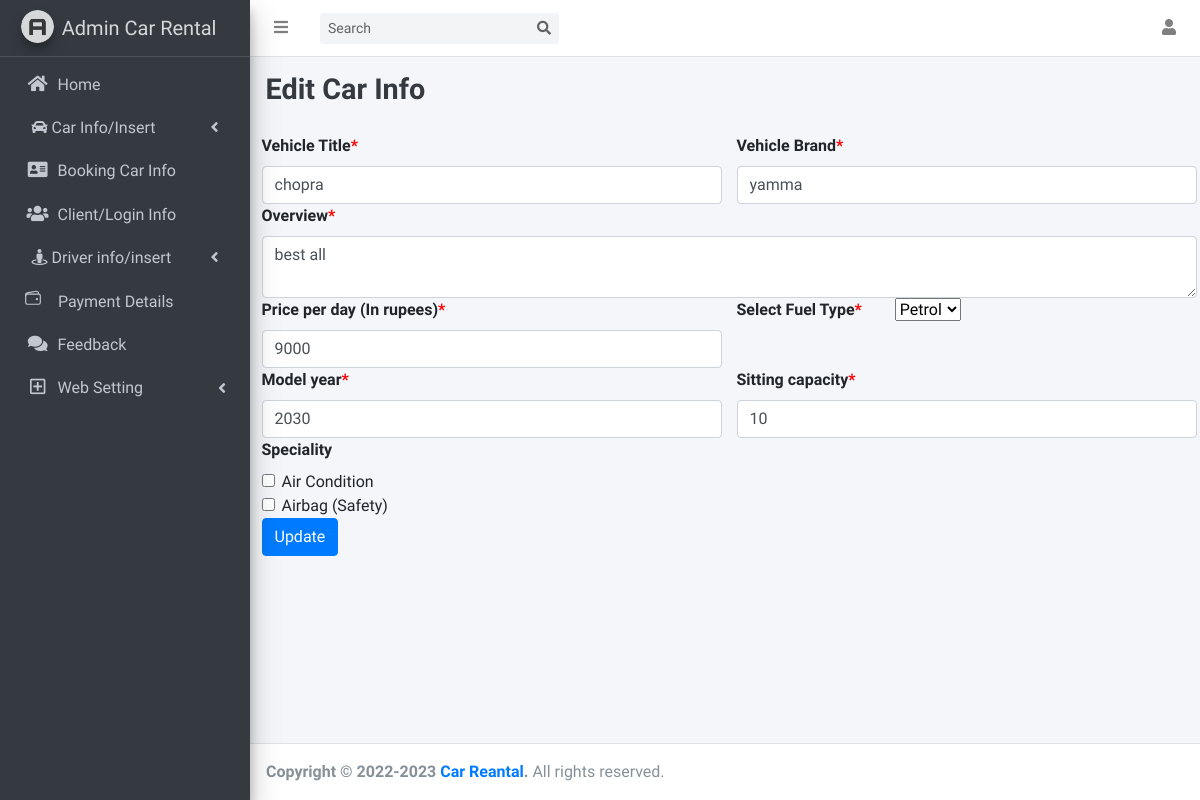
The app's page /edit_car.php?id=37 (signed in) with its own data.
### tables this page shows
CREATE TABLE `car` (
  `vid` int(11) NOT NULL,
  `vtitle` varchar(100) DEFAULT NULL,
  `vbrand` varchar(100) DEFAULT NULL,
  `voverview` longtext DEFAULT NULL,
  `pdprice` int(10) DEFAULT NULL,
  `ftype` varchar(100) DEFAULT NULL,
  `myear` int(6) DEFAULT NULL,
  `scapacity` int(11) DEFAULT NULL,
  `vimg1` mediumblob DEFAULT NULL,
  `vimg2` mediumblob DEFAULT NULL,
  `vimg3` mediumblob DEFAULT NULL,
  `vimg4` mediumblob DEFAULT NULL,
  `ac` int(11) DEFAULT NULL,
  `airbag` int(11) DEFAULT NULL,
  `regdate` timestamp NOT NULL DEFAULT current_timestamp()
);

### edit_car.php (the view, shortened to what this page needs)
<?php
include "config.php";
?>
<!DOCTYPE html>
<html lang="en">
<head>
    <?php
    include "head.php";
    ?>
</head>
<body class="hold-transition sidebar-mini layout-fixed">
    <div class="wrapper">
        <?php
        include "leftmeun.php";
        ?>
        <div class="content-wrapper">
            <div class="content-header">
                <div class="container-fluid">
                    <div class="row mb-2">
                        <div class="col-sm-6">
                            <h1 class="m-0 text-dark"><b> Edit Car Info</b></h1>
                        </div>
                        <div class="col-sm-6">
                        </div>
                    </div>
                </div>
            </div>
            <?php
            $v_id = $_GET['id'];
            $sql_1 = "SELECT * FROM car WHERE vid = '{$v_id}'";
            $result_1 = mysqli_query($conn, $sql_1) or die("Query Unsuccessful.");
            $row = mysqli_fetch_assoc($result_1);
            ?>
            <div class="container m-1">
                <form class="row g-3" method="post" action="<?php $_SERVER['PHP_SELF']; ?>" enctype="multipart/form-data">
                    <div class="col-md-6">
                        <label for="inputEmail4" class="form-label">Vehicle Title<span style="color:red">*</span></label>
                        <input type="text" class="form-control" name="vtitle" value="<?php echo $row['vtitle']; ?>">
                    </div>
                    <div class=" col-md-6">
                        <label for="inputPassword4" class="form-label">Vehicle Brand<span style="color:red">*</span></label>
                        <input type="text" class="form-control" name="vbrand" value="<?php echo $row['vbrand']; ?>">
                    </div>
                    <div class=" col-12">
                        <label for="inputAddress" class="form-label">Overview<span style="color:red">*</span></label>
                        <textarea class="form-control" name="voverview" rows="2"><?php echo $row['voverview']; ?></textarea>
                    </div>
                    <div class=" col-md-6">
                        <label for="inputCity" class="form-label">Price per day (In rupees)<span style="color:red">*</span></label>
                        <input type="text" class="form-control" name="pdprice" placeholder="₹" value="<?php echo $row['pdprice']; ?>">
                    </div>
                    <label class="col-sm-2 control-label">Select Fuel Type<span style="color:red">*</span></label>
                    <div class="col-sm-1">
                        <select class="selectpicker" name="fueltype">
                            <option value="Petrol">Petrol</option>
                        </select>
                    </div>
                    <div class="col-md-6">
                        <label for="year" class="form-label">Model year<span style="color:red">*</span></label>
                        <input type="text" class="form-control" name="myear" value="<?php echo $row['myear']; ?>">
                    </div>
                    <div class="col-md-6">
                        <label for="capacity" class="form-label">Sitting capacity<span style="color:red">*</span></label>
                        <input type="text" class="form-control" name="scapacity" value="<?php echo $row['scapacity']; ?>">
                    </div>
                    <div class="col-12">
                        <label class="form-label" for="gridCheck">Speciality</label>
                        <div class="form-check">
                                <input class="form-check-input" name="ac" type="checkbox" id="gridCheck" value="1">
                            <label class="form-check-label" for="gridCheck">
                                Air Condition
                            </label>
                        </div>
                        <div class="form-check">
                                <input class="form-check-input" name="airbag" type="checkbox" id="gridCheck" value="1" >
                            <label class="form-check-label" for="gridCheck">
                                Airbag (Safety)
                            </label>
                        </div>
                    </div>
                    <div class="col-12">
                        <a href="car_info.php"> <button type="submit" class="btn btn-primary">Update </button></a>
                    </div>
                </form>
            </div>
        </div>
        <?php
        include "footer.php";
        ?>
    </div>
</body>
</html>

### records on screen
car: vtitle "chopra", vbrand "yamma", voverview "best all", pdprice "9000", myear "2030", scapacity "10"
